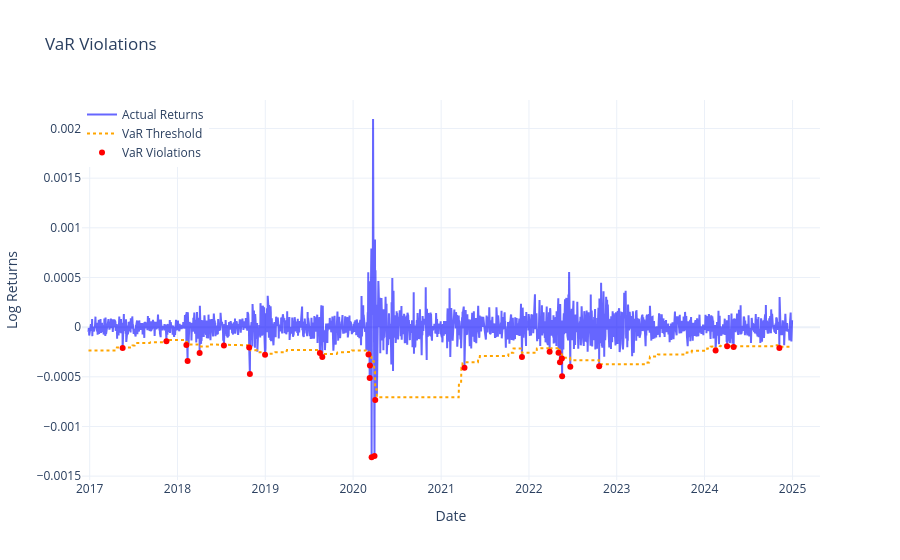

The notebook cell saved with this chart:
### Code cell
plots.plot_var_violations(snp_garch_var, var_col='VaR_99', predicted_col='predicted_log_return')

### Figure 1 — Plotly figure (JSON) as saved in the notebook; plotly's stock layout.template omitted (floating-point values rounded to 4 significant figures; data arrays with more than 128 entries replaced by an {"elided": "..."} marker saying what was removed)
{"data": [{"line": {"color": "blue"}, "mode": "lines", "name": "Actual Returns", "opacity": 0.6, "type": "scatter", "x": {"elided": "2015 str values"}, "y": {"elided": "2015 float values"}}, {"line": {"color": "orange", "dash": "dot"}, "mode": "lines", "name": "VaR Threshold", "type": "scatter", "x": {"elided": "2015 str values"}, "y": {"elided": "2015 float values"}}, {"marker": {"color": "red", "size": 6, "symbol": "circle"}, "mode": "markers", "name": "VaR Violations", "type": "scatter", "x": ["2017-05-18T00:00:00", "2017-11-16T00:00:00", "2018-02-07T00:00:00", "2018-02-12T00:00:00", "2018-04-03T00:00:00", "2018-07-13T00:00:00", "2018-10-26T00:00:00", "2018-10-29T00:00:00", "2018-12-31T00:00:00", "2019-08-16T00:00:00", "2019-08-26T00:00:00", "2020-03-05T00:00:00", "2020-03-10T00:00:00", "2020-03-11T00:00:00", "2020-03-18T00:00:00", "2020-03-30T00:00:00", "2020-04-02T00:00:00", "2021-04-08T00:00:00", "2021-12-03T00:00:00", "2022-03-28T00:00:00", "2022-05-04T00:00:00", "2022-05-10T00:00:00", "2022-05-18T00:00:00", "2022-05-19T00:00:00", "2022-06-22T00:00:00", "2022-10-20T00:00:00", "2024-02-16T00:00:00", "2024-04-04T00:00:00", "2024-05-01T00:00:00", "2024-11-07T00:00:00"], "y": [-0.0002089, -0.0001426, -0.0001803, -0.0003404, -0.0002592, -0.0001843, -0.0002056, -0.0004716, -0.0002781, -0.0002603, -0.0003018, -0.000276, -0.0005111, -0.0003852, -0.00131, -0.001297, -0.0007335, -0.0004084, -0.0002993, -0.0002481, -0.0002574, -0.0003524, -0.0003158, -0.0004952, -0.0003984, -0.0003927, -0.0002343, -0.0001936, -0.0002012, -0.0002112]}], "layout": {"hovermode": "x unified", "legend": {"x": 0, "y": 1}, "title": {"text": "VaR Violations"}, "xaxis": {"title": {"text": "Date"}}, "yaxis": {"title": {"text": "Log Returns"}}}}
